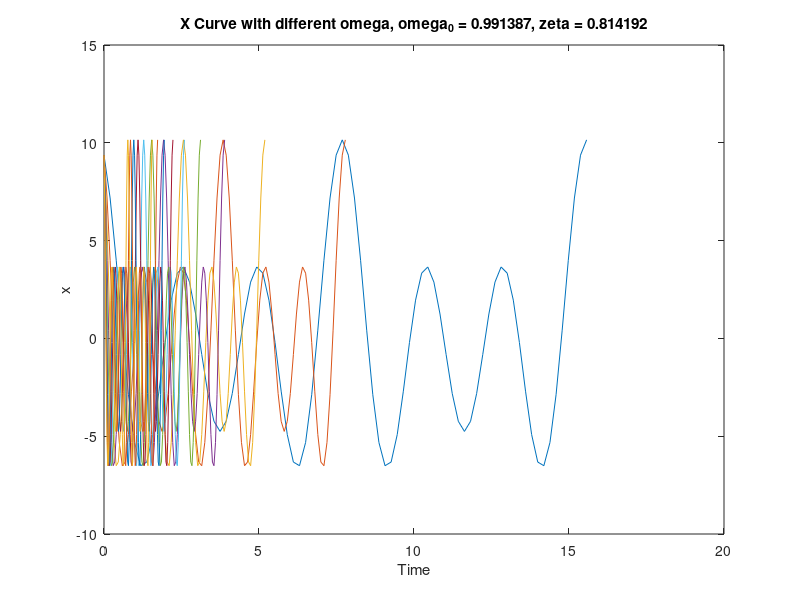
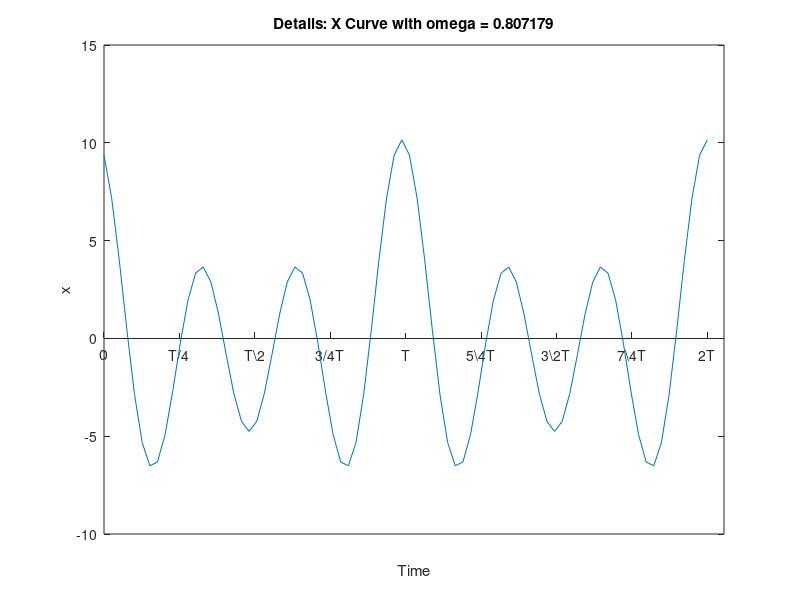
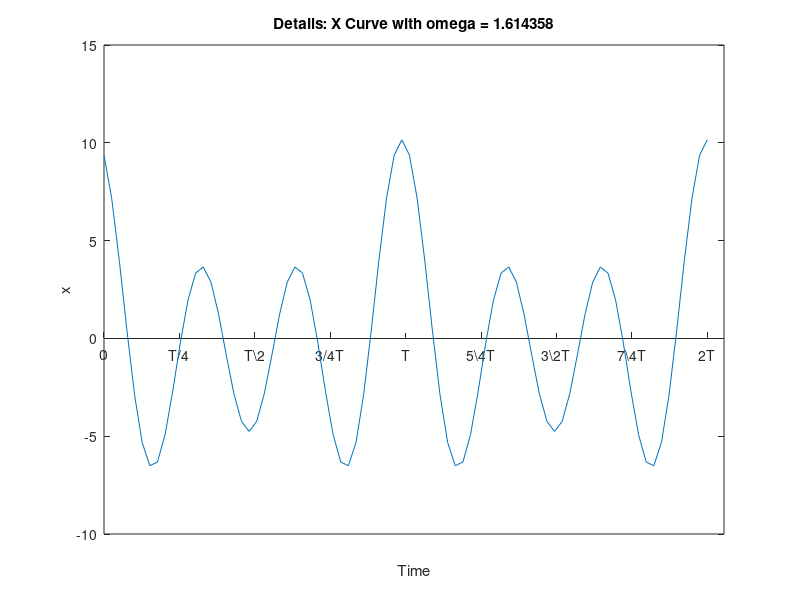
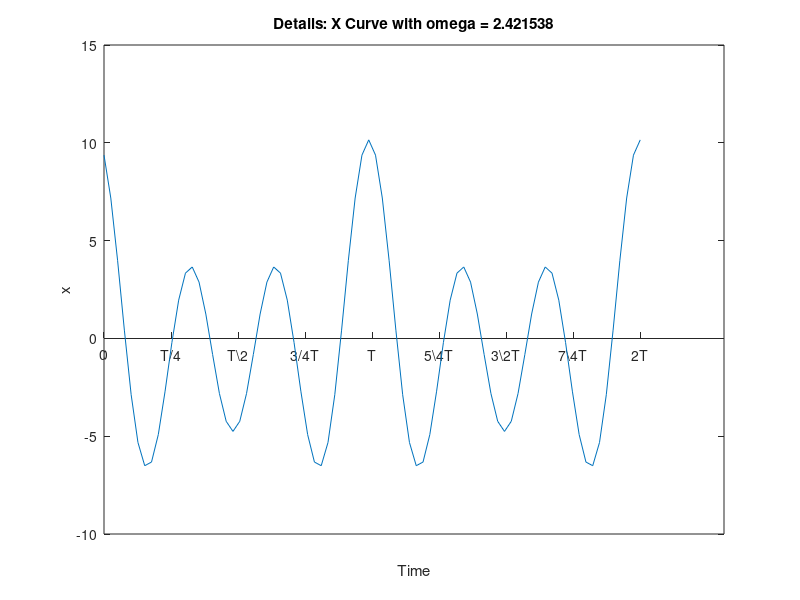

Here is the MATLAB script that generated these plots, in order:
clc;
clear all;

% I. Check P = f * dx/dt >0 with specific values

% Define function x = a_1 * cos(omega * t) + a_2 * cos(2 * omega * t) * ...
% f(dx,t) = ddx + 2 * zeta * omega_0 * dx + omega_0^2 * x
% p = f * dx
% omega = lamda * omega_0  * zeta

%Coefficient Series A = [a_1, a_2, ...]
%Trigonometric function Matrix Cn = [cos(omega * t), cos(2 * omega * t), ...]

%Initialization
m = 3; % m terms Case
Sup = 10; % Upper Bound of a_k eg.10
A = zeros(1,m); % eg. Define A = [a_1, a_2] (<=> Two terms)
Cn = zeros(m,1);% eg. Define cos(omega * t), cos(2 * omega * t) (<=> Two terms)
x_t = A * Cn; % eg. x = a_1 * cos(omega * t) + a_2 * cos(2 * omega * t) 
zeta = rand(1);
omega_0  = 10 * rand(1);
omega_num = 10; % eg. Generate 10 omega
omega = zeros(1,omega_num); % Define an array to store different omega
Period = zeros(1,omega_num);
time_step = 80;
step_size = zeros(1,omega_num);
x = zeros(1,time_step); %Initialize X array
f = {omega_num};
p = {omega_num};
X = {omega_num};
delta_t = 0; % delta_t = Period / 2 * time_step

for iter = 1 : m
    A(iter) = Sup * rand(1); %Initialize A matrix
end

% Compute omega and period T (T is also the time interval)
for iter = 1:omega_num
    lamda = iter;
    omega(iter) = lamda * omega_0  * zeta;
    Period(iter) = 2 * pi / omega(iter);
    step_size(iter) = 2 * Period(iter)/time_step;
end

% Compute X
for omega_index = 1:omega_num
    for step_num = 1:time_step
        for k = 1:m
            Cn(k) = cos(k * omega(omega_index) * step_size(omega_index) * step_num);
        end
        x_t = A * Cn;
        x(step_num) = x_t;
    end
    X{omega_index} = x;
end

%Derivatives DDX, DX
ddx = zeros(1,time_step);
dx = zeros(1,time_step);
Sn = zeros(m,1);
CCn = zeros(m,1);
dx_t = A * Sn;
ddx_t = A * CCn;
for omega_index = 1:omega_num
    for step_num = 1:time_step
        for k = 1:m
            Sn(k) = - k * omega(omega_index) * sin(k * omega(omega_index) * step_size(omega_index) * step_num);
            CCn(k) = - k^2 * omega(omega_index)^2 * cos(k * omega(omega_index) * step_size(omega_index) * step_num);
        end
        ddx_t = A * CCn;
        dx_t = A * Sn;
        ddx(step_num) = ddx_t;
        dx(step_num) = dx_t;
    end
    DDX{omega_index} = dx;
    DX{omega_index} = dx;
end

%Compute f and p
for iter = 1:omega_num
    f{iter} = DDX{iter} + 2 * zeta * omega_0 * DX{iter} + omega_0^2 * X{iter} ;
    p{iter} = f{iter} .* DX{iter};
end



% Plot
%X
figure;
for iter = 1:omega_num
    Time_series = linspace(0, 2 * Period(iter), time_step);
    plot(Time_series, X{iter});
    title(sprintf('X Curve with different omega, omega_0 = %f, zeta = %f', omega_0, zeta));
    xlabel('Time');
    ylabel('x');
    hold on;
end
hold off;


for iter = 1:omega_num
    figure;
    Time_series = linspace(0, 2 * Period(iter), time_step);
    plot(Time_series, X{iter});
    title(sprintf('Details: X Curve with omega = %f', omega(iter)));
    xlabel('Time');
    set(gca,'XAxisLocation','origin');
    xticks(linspace(0 , 2 * Period(iter), 9))
    xticklabels({'0','T/4','T\2','3/4T', 'T','5\4T','3\2T','7\4T','2T'});
    ylabel('x');
    hold on;
    %grid on;
end
hold off;

%f
figure;
for iter = 1:omega_num
    Time_series = linspace(0, 2 * Period(iter), time_step);
    plot(Time_series, f{iter});
    title(sprintf('f Curve with different omega, omega_0 = %f, zeta = %f', omega_0, zeta));
    xlabel('Time');
    ylabel('f');
    hold on;
end
hold off;


for iter = 1:omega_num
    figure;
    Time_series = linspace(0, 2 * Period(iter), time_step);
    plot(Time_series, f{iter});
    title(sprintf('Details: f Curve with omega = %f', omega(iter)));
    xlabel('Time');
    set(gca,'XAxisLocation','origin');
    xticks(linspace(0 , 2 * Period(iter), 9))
    xticklabels({'0','T/4','T\2','3/4T', 'T','5\4T','3\2T','7\4T','2T'});
    ylabel('f');
    hold on;
    %grid on;
end
hold off;

%p
figure;
for iter = 1:omega_num
    Time_series = linspace(0, 2 * Period(iter), time_step);
    plot(Time_series, p{iter});
    title(sprintf('p Curve with different omega, omega_0 = %f, zeta = %f', omega_0, zeta));
    xlabel('Time');
    ylabel('p');
    hold on;
end
hold off;

for iter = 1:omega_num
    figure;
    Time_series = linspace(0, 2 * Period(iter), time_step);
    plot(Time_series, p{iter});
    title(sprintf('Details: p Curve with omega = %f', omega(iter)));
    xlabel('Time');
    set(gca,'XAxisLocation','origin');
    xticks(linspace(0 , 2 * Period(iter), 9))
    xticklabels({'0','T/4','T\2','3/4T', 'T','5\4T','3\2T','7\4T','2T'});
    ylabel('p');
    hold on;
    %grid on;
end
hold off;
